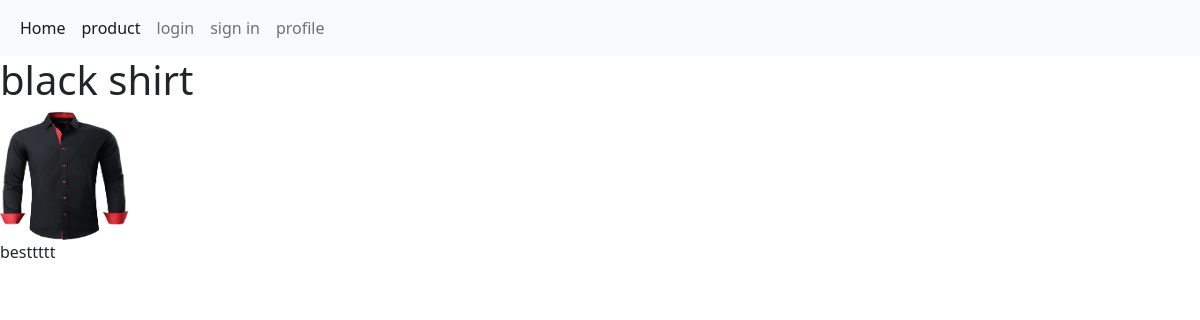
Page /detail/black_shirt/1/ on the committed database.
### home/models.py (models this page shows, shortened)
class Product(models.Model):
    Category = models.ManyToManyField(Category, blank=True)
    VARIANT = (('None', 'none'),
               ('Size', 'size'),
               ('Color', 'color'),
    )
    name = models.CharField(max_length=200)
    amount = models.PositiveIntegerField()
    unit_price = models.PositiveIntegerField()
    discount = models.PositiveIntegerField()
    total_price = models.PositiveIntegerField(blank=True, null=True)
    information = models.TextField(blank=True, null=True)
    create = models.DateTimeField(auto_now_add=True)
    update = models.DateTimeField(auto_now=True)
    status = models.CharField(
        max_length=200, blank=True, null=True, choices=VARIANT)
    image = models.ImageField(upload_to='product')
    available = models.BooleanField(default=True)
    slug = models.SlugField(allow_unicode = True,unique= True,null=True,blank = True)
    @property
    def total_price(self):
        if not self.discount:
            return self.unit_price
        elif self.discount:
            total = (self.discount*self.unit_price)/100
            return int(self.unit_price - total)
        return self.total_price

### home/views.py (the view)
# urls.py: path('detail/<slug>/<int:id>/',views.product_detail,name ='detail'),
def product_detail(request,slug,id):
    products = get_object_or_404(Product,slug=slug,id=id)
    return render(request, 'detail.html', {'products': products})

### home/templates/detail.html (shortened to what this page needs)
{% extends 'main.html' %} {% block title %}detail{% endblock %} {% block body %}
<h1>{{products.name}}</h1>
<img
  style="width: 8rem; height: 8rem"
  src="{{products.image.url}}"
  alt=""
/><br />
<p>{{products.information}}</p>
 {% endblock %}

### rows in the picture
Product: name "black shirt", image (picture), information "besttttt"
